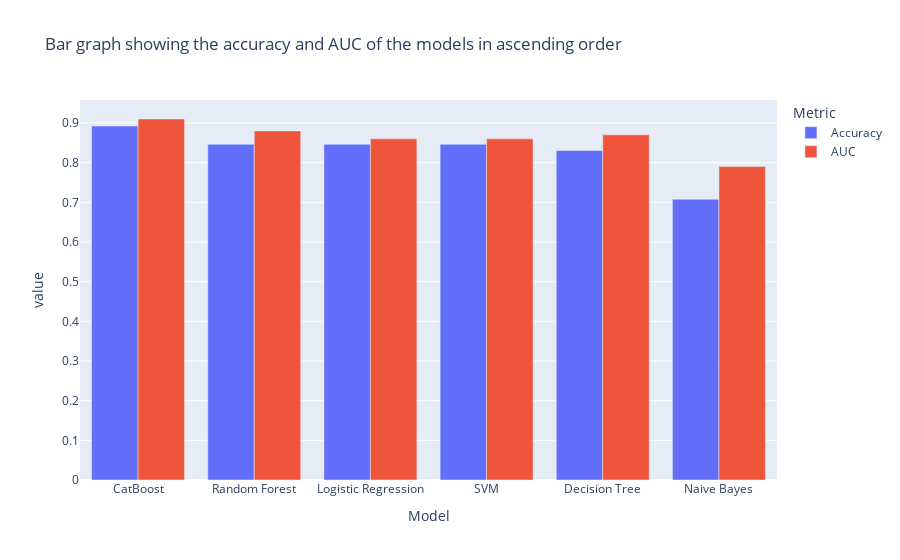

Notebook code cell kept with this figure:
### Code cell
def finaldf_plot(models,acc_list,auc_list):
    """Function to rearrange the results_df .
    Inputs:
    classifiers: cm_list obtained from the above function eval_metrics
    Ouputs:
    Figure showing confusion matrix of all classifiers.
    """
    df1=pd.DataFrame({'Model':models,'Accuracy':acc_list,'Metric':np.zeros(len(acc_list))})
    df2=pd.DataFrame({'Model':models,'AUC':auc_list,'Metric':np.ones(len(acc_list))})
    f_df=pd.concat([df1,df2])
    f_df['Metric']=f_df['Metric'].map({0:'Accuracy',1:'AUC',})
    return f_df
f_df=finaldf_plot(models,acc_list,auc_list)

#Plot showing the models and their corresponding Accuracy and AUC in descending order.
fig = px.bar(f_df, x="Model", y=["Accuracy",'AUC'], 
                   color="Metric", barmode="group",title="Bar graph showing the accuracy and AUC of the models in ascending order")
fig.update_layout(barmode='group', xaxis={'categoryorder':'total descending'})

fig.show()

### Figure 1 — Plotly figure (JSON) as saved in the notebook; plotly's stock layout.template omitted (floating-point values rounded to 4 significant figures)
{"data": [{"alignmentgroup": "True", "hovertemplate": "Metric=Accuracy<br>Model=%{x}<br>value=%{y}<extra></extra>", "legendgroup": "Accuracy", "marker": {"color": "#636efa", "pattern": {"shape": ""}}, "name": "Accuracy", "offsetgroup": "Accuracy", "orientation": "v", "showlegend": true, "textposition": "auto", "type": "bar", "x": ["Logistic Regression", "SVM", "Naive Bayes", "Decision Tree", "Random Forest", "CatBoost", "Logistic Regression", "SVM", "Naive Bayes", "Decision Tree", "Random Forest", "CatBoost"], "xaxis": "x", "y": [0.8462, 0.8462, 0.7077, 0.8308, 0.8462, 0.8923, null, null, null, null, null, null], "yaxis": "y"}, {"alignmentgroup": "True", "hovertemplate": "Metric=AUC<br>Model=%{x}<br>value=%{y}<extra></extra>", "legendgroup": "AUC", "marker": {"color": "#EF553B", "pattern": {"shape": ""}}, "name": "AUC", "offsetgroup": "AUC", "orientation": "v", "showlegend": true, "textposition": "auto", "type": "bar", "x": ["Logistic Regression", "SVM", "Naive Bayes", "Decision Tree", "Random Forest", "CatBoost", "Logistic Regression", "SVM", "Naive Bayes", "Decision Tree", "Random Forest", "CatBoost"], "xaxis": "x", "y": [null, null, null, null, null, null, 0.86, 0.86, 0.79, 0.87, 0.88, 0.91], "yaxis": "y"}], "layout": {"barmode": "group", "legend": {"title": {"text": "Metric"}, "tracegroupgap": 0}, "title": {"text": "Bar graph showing the accuracy and AUC of the models in ascending order"}, "xaxis": {"anchor": "y", "categoryorder": "total descending", "domain": [0, 1], "title": {"text": "Model"}}, "yaxis": {"anchor": "x", "domain": [0, 1], "title": {"text": "value"}}}}
